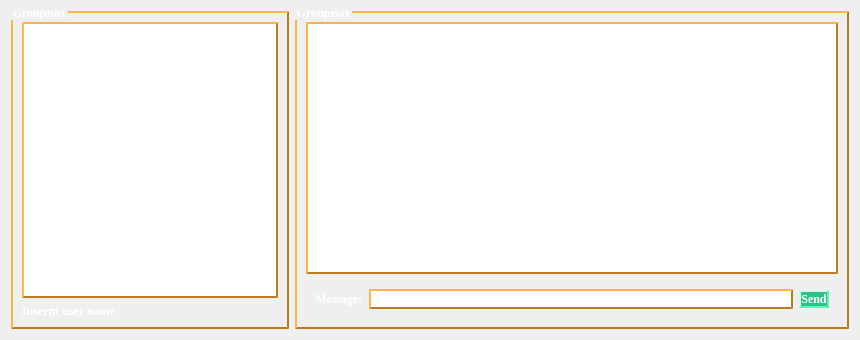
<?xml version="1.0" encoding="UTF-8"?>
<ui version="4.0">
 <class>ClientChatWidget</class>
 <widget class="QWidget" name="ClientChatWidget">
  <property name="geometry">
   <rect>
    <x>0</x>
    <y>0</y>
    <width>860</width>
    <height>340</height>
   </rect>
  </property>
  <property name="windowTitle">
   <string>Form</string>
  </property>
  <property name="styleSheet">
   <string notr="true">QTextEdit, QListWidget, QListView{
border-width: 2px;
     border-style: outset;
     border-color: #b87c23;
}
QLabel, QPushButton, QLineEdit{
 font-family: times, Times New Roman, times-roman, georgia, serif;
	color: white;
	margin: 0;
	padding: 0px 0px 0px 0px;
	letter-spacing: 0px;
	font-weight: bold;
}
QMainWindow{
	background-color: qlineargradient(spread:pad, x1:0, y1:0, x2:0, y2:1, stop:0 #525a61, stop:1 #6a747d);
}
QPushButton{
border-width: 2px;
     border-style: outset;
     border-color: #61f2b7;
	 background-color: #2fc286;
}


QGroupBox, QLineEdit, QMenuBar{
	border-width: 2px;
    border-style: outset;
    border-color: #b87c23;
	font-family: times, Times New Roman, times-roman, georgia, serif;
	color: black;
	margin: 0;
	padding: 0px 0px 0px 0px;
	letter-spacing: 0px;
	font-weight: bold;

}
QGroupBox::title{
 	font-family: times, Times New Roman, times-roman, georgia, serif;
	color: white;
	margin: 0;
	padding: 0px 0px 0px 0px;
	letter-spacing: 0px;
	font-weight: bold;
	subcontrol-origin: margin;
	bottom: 5px;
}

QSplitter::handle{
background:transparent;
}
QSplitter::handle:hover{
cursor: default;
}
</string>
  </property>
  <layout class="QFormLayout" name="formLayout">
   <item row="1" column="1">
    <widget class="QGroupBox" name="groupBox">
     <property name="title">
      <string>GroupBox</string>
     </property>
     <layout class="QVBoxLayout" name="verticalLayout">
      <item>
       <widget class="QListWidget" name="lstMessages"/>
      </item>
      <item>
       <widget class="QWidget" name="wdgSend" native="true">
        <layout class="QHBoxLayout" name="horizontalLayout">
         <item>
          <widget class="QLabel" name="label">
           <property name="text">
            <string>Message:</string>
           </property>
          </widget>
         </item>
         <item>
          <widget class="QLineEdit" name="InMessage"/>
         </item>
         <item>
          <widget class="QPushButton" name="btnSend">
           <property name="text">
            <string>Send</string>
           </property>
          </widget>
         </item>
        </layout>
       </widget>
      </item>
     </layout>
    </widget>
   </item>
   <item row="1" column="0">
    <widget class="QGroupBox" name="groupBox_2">
     <property name="title">
      <string>GroupBox</string>
     </property>
     <layout class="QVBoxLayout" name="verticalLayout_2">
      <item>
       <widget class="QTextEdit" name="textUser"/>
      </item>
      <item>
       <widget class="QLabel" name="label_2">
        <property name="text">
         <string>Insernt user name</string>
        </property>
       </widget>
      </item>
     </layout>
    </widget>
   </item>
  </layout>
 </widget>
 <resources/>
 <connections/>
</ui>
